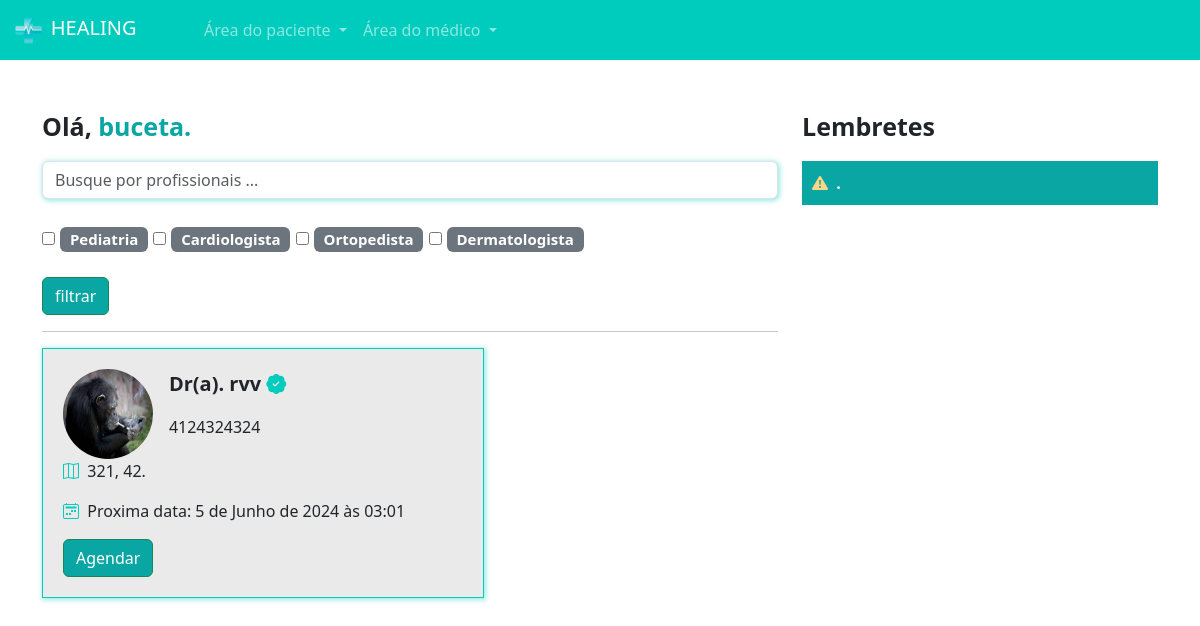
Screenshot of /pacientes/home/ (signed in) with the database file from the repository.
### medico/models.py (models this page shows, shortened)
class Especialidades(models.Model):
    especialidade = models.CharField(max_length=100)

class DadosMedico(models.Model):
    crm = models.CharField(max_length=100)
    nome = models.CharField(max_length=100)
    cep = models.CharField(max_length=15)
    rua = models.CharField(max_length=100)
    bairro = models.CharField(max_length=100)
    numero = models.IntegerField()
    rg = models.ImageField(upload_to='rgs')
    cedula_identidade_medica = models.ImageField(upload_to='cim')
    foto = models.ImageField(upload_to='fotos_perfil')
    descricao = models.TextField()
    valor_consulta = models.FloatField(default=100)
    user = models.ForeignKey(User, on_delete=models.DO_NOTHING)
    especialidade =  models.ForeignKey(Especialidades, on_delete=models.DO_NOTHING)
    @property
    def proxima_data(self):
        proxima_data = medico_datas.objects.filter(user=self.user).filter(data__gt=datetime.now()).filter(agendado=False).order_by('data').first()
        return proxima_data.data if proxima_data else None

class medico_datas(models.Model):
    data = models.DateTimeField()
    user = models.ForeignKey(User, on_delete=models.DO_NOTHING)
    agendado = models.BooleanField(default=False)

### paciente/views.py (the view)
# urls.py: 2. Add a URL to urlpatterns:  path('', views.home, name='home')
def home(request):
    if request.method =='GET':
       medico_filtrar = request.GET.get('medico')
       especialidades_filtrar = request.GET.get('especialidades')
       medicos = DadosMedico.objects.all()
       if medico_filtrar:
           medicos = medicos.filter(nome__icontains=medico_filtrar)
       if especialidades_filtrar:
           medicos = medicos.filter(especialidade_id__in=especialidades_filtrar)
       especialidades = Especialidades.objects.all()
       return render (request, 'home.html', {'medicos': medicos,'especialidades':especialidades, 'is_medico': is_medico(request.user)})

### medico/models.py (called while the page is built)
def is_medico(user):
    return DadosMedico.objects.filter(user=user).exists()

### paciente/templates/home.html
{% extends "base.html" %}
{% load static %}
{% block 'head' %}
 <link rel="stylesheet" href="{% static 'medicos/css/abrir_horario.css' %}">
 <link rel="stylesheet" href="{% static 'usuarios/css/usuarios.css' %}">
 <link rel="stylesheet" href="{% static 'medicos/css/cadastro_medico.css' %}">
 <link rel="stylesheet" href="{% static 'pacientes/css/home.css' %}">
 <link rel="stylesheet" href="https://cdn.jsdelivr.net/npm/bootstrap-icons@1.11.3/font/bootstrap-icons.min.css">
{% endblock 'head' %}
{% block 'body' %}
{%include 'parcial/navbar.html' %}
<br><br>
<div class="container">
 <div class="row">
 <div class="col-md-8">
 <p style="font-size: 25px" class="p-bold">Olá, <span class="color-dark">{{request.user.username}}.</span></p>
 <form action="{% url 'home' %}"  post="GET">
 <input type="text" class="form-control shadow-main-color" placeholder="Busque por profissionais ..." name="medico">
 <br>
 <div class="especialidades">
    {% for especialidade in especialidades %}
    <input type="checkbox" name="especialidades" value="{{especialidade.id}}">
    <span class="badge bg-secondary">
    {{especialidade.especialidade}}
    </span>
   {% endfor %}
 </div>
 <br>
 <input type="submit" value="filtrar" class="btn btn-success btn-dark-color">
 </form>
 <hr>
 <div class="list-medicos">
    {% for medico in medicos %}
    <div class="card-medicos shadow-main-color">
    <div class="row">
    <div class="col-md-3"><img src="{{medico.foto.url}}" class="foto-perfil-card" alt=""></div>
    <div class="col-md">
    <p style="font-size: 20px" class="p-bold">Dr(a). {{medico.nome}} <i class="bi bi-patch-check-fill icon-main"></i></p>
    <p>{{medico.descricao}}</p>
    </div>
    </div>
    <p><i class="bi bi-map icon-main"></i>&nbsp&nbsp{{medico.rua}}, {{medico.numero}}.</p>
    <p><i class="bi bi-calendar2-week icon-main"></i>&nbsp&nbspProxima data:
     {{medico.proxima_data}}
    </p>
    <a href="{% url 'escolher_horario' medico.id %}"  class="btn btn-success btn-dark-color">Agendar</a>
    </div>
    <br>
   {% endfor %}
 </div>
 </div>
 <div class="col-md-4">
 <p style="font-size: 25px" class="p-bold">Lembretes</p>
 <p class="bg-main-lembrete">
 <span class="p-bold"><i class="bi bi-exclamation-triangle-fill icon-differential"></i>&nbsp&nbsp.</span>
 </p>
 </div>
 </div>
</div>
{% endblock 'body' %}

### templates/base.html (shortened to what this page needs)
{%load static%}
<!doctype html>
<html lang="en">
 <head>
 <link rel="stylesheet" href= "{% static 'geral/css/base.css' %}">
 <link href="https://cdn.jsdelivr.net/npm/bootstrap@5.3.3/dist/css/bootstrap.min.css" rel="stylesheet">
 {% block 'head' %}{% endblock 'head' %}
 </head>
 <body>
 {% block 'body' %}{% endblock 'body' %}
 </body>
</html>

### templates/parcial/navbar.html (shortened to what this page needs)
{% load static %}
<nav class="navbar navbar-expand-lg navbar-dark bg-color-dark">
 <div class="container-fluid">
 <a class="navbar-brand" href="#"><img src="{% static 'geral/img/logo.png' %}" width="20%" alt="">&nbspHEALING</a>
 <div class="collapse navbar-collapse" id="navbarNav">
 <ul class="navbar-nav">
 <li class="nav-item dropdown">
 <a class="nav-link dropdown-toggle" href="#" id="navbarDropdownMenuLink" role="button" data-bs-toggle="dropdown" aria-expanded="false">
 Área do paciente
 </a>
 </li>
 {% if is_medico %}
 <li class="nav-item dropdown">
 <a class="nav-link dropdown-toggle" href="#" id="navbarDropdownMenuLink" role="button" data-bs-toggle="dropdown" aria-expanded="false">
 Área do médico
 </a>
 </li>
 {% else %}
 <li class="nav-item">
 <a class="nav-link" href="{% url 'cadastro_medico' %}">Sou médico</a>
 </li>
 {% endif %}
 </ul>
 </div>
 </div>
 </nav>

### templates/static/geral/css/base.css (style rules this page uses)
:root { --main-color: #00CCBE; --dark-color: #09A6A3; --contrast-color: #FFD686; }
.bg-color-dark { background-color: var(--main-color); }
.p-bold { font-weight: bold; }
.color-dark { color: var(--dark-color); }

### templates/static/usuarios/css/usuarios.css (style rules this page uses)
.btn-dark-color { background-color: var(--dark-color); color: white; }

### templates/static/medicos/css/cadastro_medico.css (style rules this page uses)
.shadow-main-color { box-shadow: 1px 1px 5px 1px rgba(0, 204, 190,.4); }

### templates/static/pacientes/css/home.css (style rules this page uses)
.especialidades { font-size: 20px; }
.card-medicos { width: 60%; background-color: #EAEAEA; border: 1px solid var(--main-color); padding: 20px; Aula 2 4 }
.foto-perfil-card { width: 90px; height: 90px; border-radius: 45px; }
.icon-main { color: var(--main-color); }
.bg-main-lembrete { background-color: var(--dark-color); padding: 10px; color: white; }
.icon-differential { color: var(--contrast-color); }

### rows the page displays
Especialidades: especialidade "Pediatria"
Especialidades: especialidade "Cardiologista"
Especialidades: especialidade "Ortopedista"
Especialidades: especialidade "Dermatologista"
DadosMedico: foto (picture), nome "rvv", descricao "4124324324", rua "321", numero "42", proxima_data "5 de Junho de 2024 às 03:01"

### other values shown
{{ request.user.username }} "buceta"
